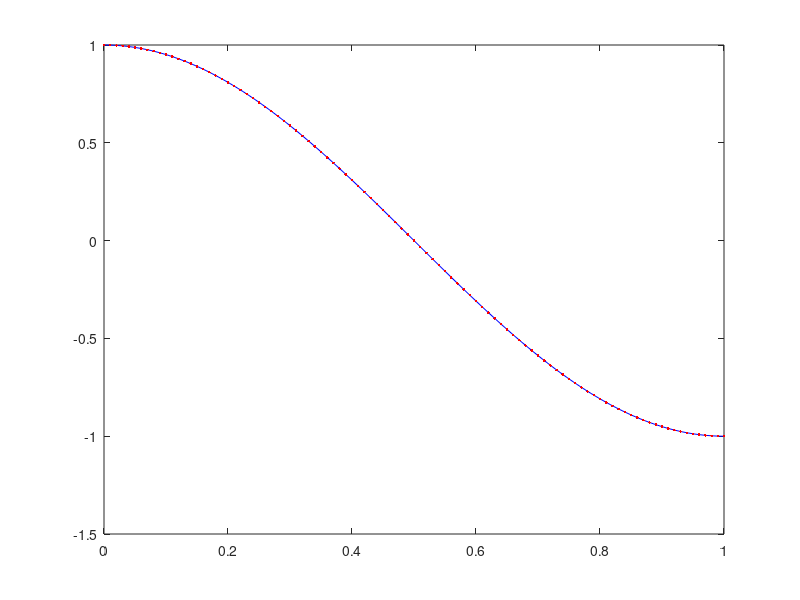

Source code (MATLAB):
 h  = 0.01;  % Schrittweite 
 T  = 1;     % Endzeit 
 tt = 0:h:T; % Zeitgitter

 % Problemdefinition 
 f   = @(t,y) [y(2); -pi^2*y(1)]; y0=[1; 0]; 
 yex = @(t) [cos(pi*t); -pi*sin(pi*t)];

 yy = y0; y=y0; 
% num. Approximation mit Heun
for t=tt(2:end)
    y = y + h*(f(t,y)/2+(f(t+h,y+h*f(t,y)))/2); % Verfahren von Heun (explizite Trapezmethode)
    yy = [yy,y];
end

 % exakte Lösung
 yyex=yex(tt);

 % erste Komponente der Lösung
 plot(tt,yyex(1,:),'b-',tt,yy(1,:),'r.')

 % maximaler Fehler in der ersten Komponente
 ee = yy(1,:)-yyex(1,:);
 fprintf('h=%f, err=%f\n',h,norm(ee,inf));